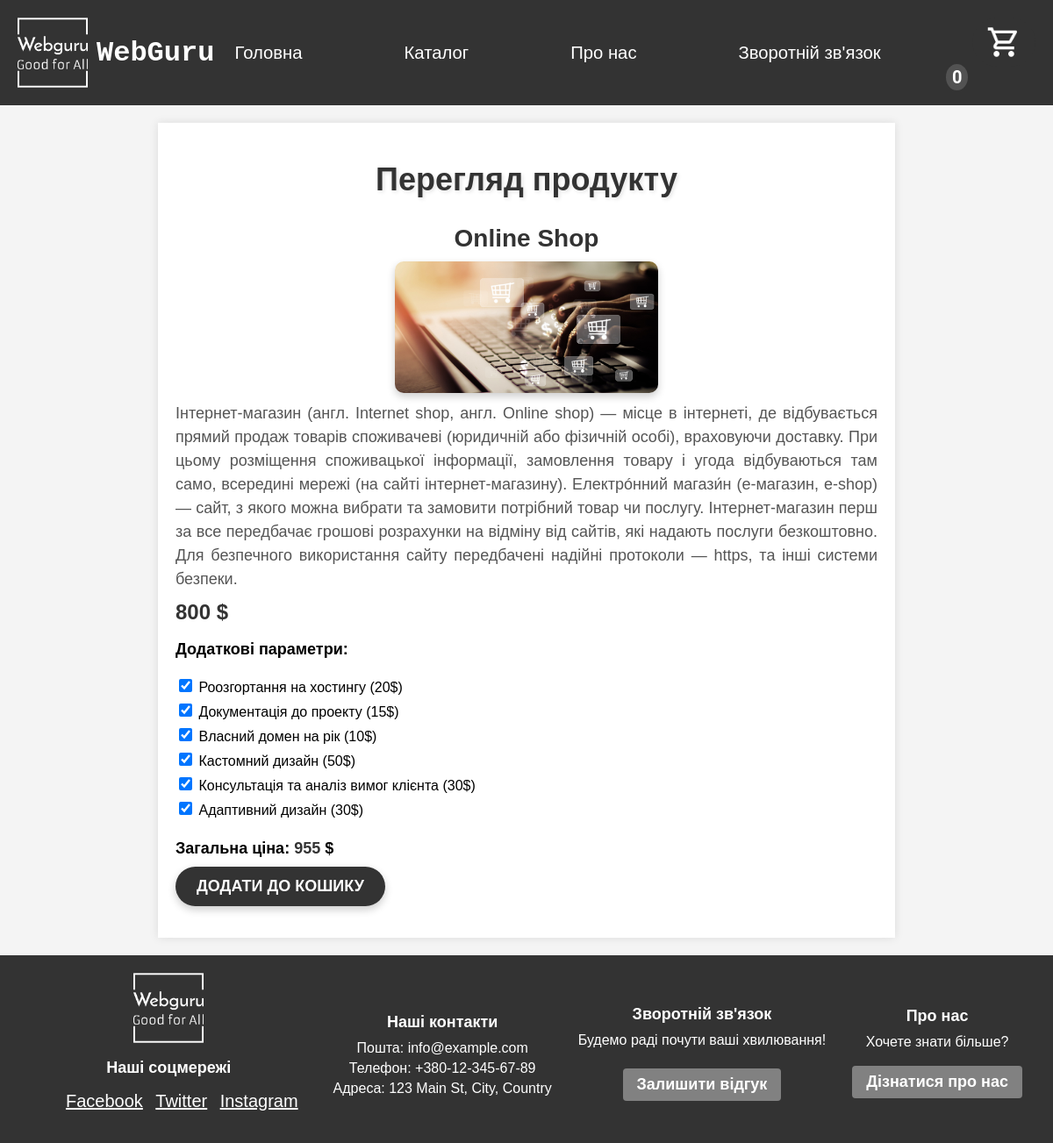
Page /product/1 on the committed database.
### catalogue/models.py (models this page shows, shortened)
class Products(models.Model):
    name = models.CharField(max_length=255)
    description=models.TextField()
    image=models.ImageField(upload_to="products")
    price=models.IntegerField()

class AdditionalParameter(models.Model):
    name = models.CharField(max_length=255)
    price = models.IntegerField()

### catalogue/views.py (the view, shortened to what this page needs)
# urls.py: path("product/<product_pk>", show_product, name='product'),
def show_product(request, product_pk):
    product = get_object_or_404(Products, pk=product_pk)
    additional_parameters = AdditionalParameter.objects.all()
    full_price = product.price
    for parameter in additional_parameters:
        full_price += parameter.price
    return render(request, "catalogue/product.html", context={'product': product, 'add_parameters': additional_parameters, 'full_price': full_price})

### userpage/templatetags/basket_tags.py (called while the page is built)
@register.simple_tag
def get_prods_in_basket_amount(request):
    session_key = request.session.session_key
    product_list = ProductInBasket.objects.filter(session_key=session_key)
    count = len(product_list)
    return count

### catalogue/templates/catalogue/product.html (shortened to what this page needs)
{% extends 'base/base.html' %}
{% load static %}
{% block style %}
<link rel="stylesheet" href="{% static 'prod_css/style.css' %}">{% endblock %}
{% block content %}
<div id="content">
    <h1>Перегляд продукту</h1>
    <h2 class="product_name">{{ product.name }}</h2>
    <img class="product_img" src="{{ product.image.url }}" style="max-width: 300px;">
    <p class="product_description">{{ product.description }}</p>
    <b class="product_price">{{ product.price }} $</b>
    <br>
    <h3>Додаткові параметри:</h3>
    <form id="basket_form" method="post">
        {% for parameter in add_parameters %}
        <div>
            <input class="product-box check" type="checkbox" value="{{ parameter.pk }}" name="additional-parameter-pk"
                id="" checked>
            {{ parameter.name }} (<span class="parameterPrice">{{ parameter.price }}</span>$)
        </div>
        {% endfor %}
        <h3 class="price_text">Загальна ціна: <span class="finalPrice">{{ full_price }}</span> $</h3>
        <button class="add_in_basket">Додати до кошику</button>
    </form>
</div>
{% endblock %}

### userpage/templates/base/base.html (shortened to what this page needs)
<html lang="en">
{% load static %}
{% load basket_tags %}
<head>
  <link rel="stylesheet" href="{% static 'base/css/base.css' %}">
  {% block style %} {% endblock %}
</head>
<body>
  <header>
    <div class="content-top">
      <a href="{% url 'main' %}" class="left-content">
        <img src="{% static 'images/logo.png' %}" alt="Icon">
        <h1>WebGuru</h1>
      </a>
      <ul class="navigation">
        <li><a href="{% url 'main' %}">Головна</a></li>
        <li><a href="{% url 'catalogue' %}">Каталог</a></li>
        <li><a href="{% url 'about_us' %}">Про нас</a></li>
        <li class="open-feedback">Зворотній зв'язок</li>
      </ul>
      <div class="tag"><a href="{% url 'basket' %}" class="button"><img src="{% static 'images/cart.png' %}"
            alt="Basket"></a>
        <span>{% get_prods_in_basket_amount request %}</span>
      </div>
    </div>
  </header>
  <main>{% block content %} {% endblock %}
  </main>
  <footer>
    <div class="footer-container">
      <div class="footer-section">
        <img src="{% static 'images/logo.png' %}" alt="icon">
        <h3>Наші соцмережі</h3>
        <ul class="social-media-links">
          <li><a href="https://www.facebook.com" target="_blank">Facebook</a></li>
          <li><a href="https://www.twitter.com" target="_blank">Twitter</a></li>
          <li><a href="https://www.instagram.com" target="_blank">Instagram</a></li>
        </ul>
      </div>
      <div class="footer-section">
        <h3>Наші контакти</h3>
        <p>Пошта: info@example.com</p>
        <p>Телефон: +380-12-345-67-89</p>
        <p>Адреса: 123 Main St, City, Country</p>
      </div>
      <div class="footer-section">
        <h3>Зворотній зв'язок</h3>
        <p>Будемо раді почути ваші хвилювання!</p>
        <h3 class="feedback-button button">Залишити відгук</h3>
      </div>
      <div class="footer-section">
        <h3>Про нас</h3>
        <p>Хочете знати більше?</p>
        <h3><a href="{% url 'about_us' %}" class="button">Дізнатися про нас</a></h3>
      </div>
    </div>
  </footer>
</body>
</html>

### userpage/static/base/css/base.css (style rules this page uses)
body { font-family: Arial, sans-serif; background-color: #f4f4f4; margin: 0; padding: 0; min-height: 100vh; display: flex; flex-direction: column; }
main { flex: 1; }
header { display: flex; flex-direction: column; }
.content-top { background-color: #333; color: #fff; display: flex; align-items: center; justify-content: space-between; padding: 20px; }
.left-content { display: flex; align-items: center; font-size: medium; text-decoration: none; color: white; }
.left-content img { width: 80px; height: 80px; margin-right: 10px; }
.left-content h1 { font-family: Andale Mono, monospace; }
.navigation-small, .navigation { list-style-type: none; width: 100%; max-width: 800; margin: 0; padding: 0 2%; display: flex; justify-content: space-between; margin-right: 7%; }
.navigation li a, .open-feedback { display: flex; align-items: center; font-size: large; color: #fff; position: relative; text-decoration: none; cursor: pointer; font-size: calc(14px + 10 * (100vw / 1920)); }
.navigation-small li a::before, .navigation li a::before, .open-feedback::before { content: ""; position: absolute; bottom: -2px; left: 0; width: 0; height: 2px; background-color: #ffffff; transition: width 0.3s ease; }
.tag img { width: 40px; height: 40px; }
.tag span { font-family: 'Roboto'; font-size: 20px; font-weight: 700; background-color: rgb(82, 82, 82); padding: 3px 7px; border-radius: 100%; position: relative; top: 0; right: 30px; }
footer { background-color: #333; color: #fff; padding: 20px; text-align: center; }
.footer-container { display: flex; flex-wrap: wrap; justify-content: space-around; vertical-align: baseline; }
.footer-section { margin: auto; width: fit-content; margin-left: 10px; margin-right: 10px; }
.footer-section img { width: 80px; height: 80px; }
h3 { font-size: 18px; margin-bottom: 10px; }
p { margin: 5px 0; }
.social-media-links li { display: inline-block; margin-right: 10px; }
.social-media-links a { color: #fff; font-size: 20px; }
.button { display: inline-block; padding: 8px 16px; background-color: #818181; color: #fff; text-decoration: none; border-radius: 4px; transition: background-color 0.3s ease; cursor: pointer; }
.tag .button { border-radius: 80px; background-color: #333; }
input { border: 1.5px solid black; color: black; width: 80%; height: 6%; margin-bottom: 10px; border-radius: 4px; font-size: medium; }

### catalogue/static/prod_css/style.css (style rules this page uses)
#content { max-width: 800px; margin: 20px auto; background-color: #fff; padding: 20px; box-shadow: 0 0 10px rgba(0, 0, 0, 0.1); }
#content h1 { font-size: 36px; font-weight: bold; color: #333; text-align: center; margin-bottom: 30px; text-shadow: 2px 2px 4px rgba(0, 0, 0, 0.1); }
.product_name { font-size: 28px; color: #333; text-align: center; margin-bottom: 10px; }
.product_img { max-width: 100%; height: auto; margin: 0 auto; display: block; border-radius: 10px; box-shadow: 0 4px 10px rgba(0, 0, 0, 0.2); margin-bottom: 10px; }
.product_description { font-size: 18px; color: #555; margin-bottom: 10px; line-height: 1.5; text-align: justify; }
.product_price { font-size: 24px; font-weight: bold; color: #333; text-align: center; margin-bottom: 10px; }
form { margin-top: 20px; }
.product-box { margin-bottom: 10px; width: 15px; height: 15px; }
.price_text { font-size: 18px; margin-bottom: 10px; }
.finalPrice { font-weight: bold; color: #333; }
.add_in_basket { display: inline-block; padding: 12px 24px; background-color: #333; color: #fff; text-decoration: none; border-radius: 30px; transition: background-color 0.3s; text-align: center; font-size: 18px; font-weight: bold; text-transform: uppercase; cursor: pointer; border: none; box-shadow: 0 4px 10px rgba(0, 0, 0, 0.2); }

### rows in the picture
Products: name "Online Shop", image (picture), description "Інтернет-магазин (англ. Internet shop, англ. Online shop) — місце в інтернеті, де відбувається прямий продаж товарів споживачеві (юридичній або фізичній особі), враховуючи доставку. При цьому розміщення споживацької інформації, замовлення товару і угода відбуваються там само, всередині мережі (на сайті інтернет-магазину). Електрóнний магази́н (е-магазин, e-shop) — сайт, з якого можна вибрати та замовити потрібний товар чи послугу. Інтернет-магазин перш за все передбачає грошові розрахунки на відміну від сайтів, які надають послуги безкоштовно. Для безпечного використання сайту передбачені надійні протоколи — https, та інші системи безпеки.", price "800"
AdditionalParameter: name "Роозгортання на хостингу", price "20"
AdditionalParameter: name "Документація до проекту", price "15"
AdditionalParameter: name "Власний домен на рік", price "10"
AdditionalParameter: name "Кастомний дизайн", price "50"
AdditionalParameter: name "Консультація та аналіз вимог клієнта", price "30"
AdditionalParameter: name "Адаптивний дизайн", price "30"

### other values in the picture
{{ full_price }} "955"
